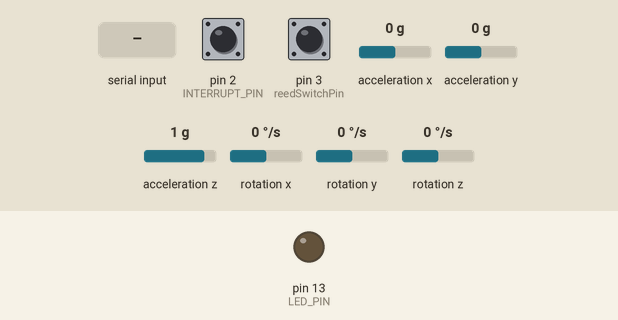
Simulated run of this sketch. Board: Arduino Leonardo, built with avr-gcc and run on an emulated ATmega32U4. On the bench: output pins drawn as LEDs (lit = HIGH). Dashed ring = blinking. The inputs (shaded band) are chosen by the test bench; at power-on: acceleration x 0 g, pin 3 (reedSwitchPin) LOW, acceleration y 0 g, acceleration z 1 g, rotation x 0 °/s, pin 2 (INTERRUPT_PIN) LOW, rotation y 0 °/s, rotation z 0 °/s. The sensor or clock chip raises its interrupt line as the real part does; what the sketch prints to the serial monitor is not drawn.

Above: at 0.8 s.
0.9 s: "1\n" received over Serial
At 3.2 s:
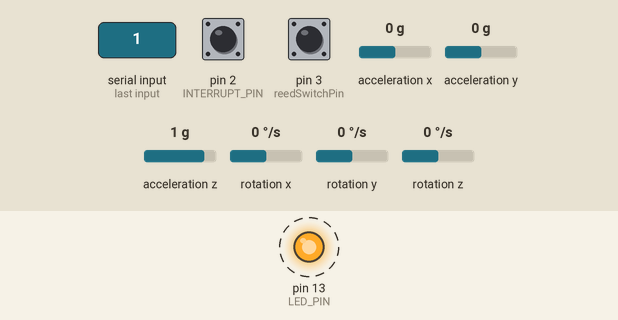
3.9 s: acceleration x set to -1.4 g
6.9 s: pin 3 (reedSwitchPin) pulled HIGH for 1 s
9.9 s: acceleration y set to -1.4 g
12.9 s: acceleration z set to -1.4 g
15.9 s: rotation x set to -192 °/s
Timing chart, 0 to 19.9 s (numbered marks = the images above; inputs shaded):
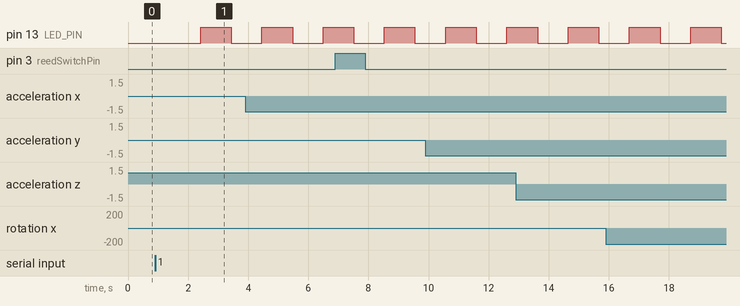

The sketch:

MPU6050_DMP6.ino
```cpp
// I2C device class (I2Cdev) demonstration Arduino sketch for MPU6050 class using DMP (MotionApps v2.0)
// 6/21/2012 by Jeff Rowberg <jeff@rowberg.net>
// Updates should (hopefully) always be available at https://github.com/jrowberg/i2cdevlib
//
// Changelog:
//      2019-07-08 - Added Auto Calibration and offset generator
//		   - and altered FIFO retrieval sequence to avoid using blocking code
//      2016-04-18 - Eliminated a potential infinite loop
//      2013-05-08 - added seamless Fastwire support
//                 - added note about gyro calibration
//      2012-06-21 - added note about Arduino 1.0.1 + Leonardo compatibility error
//      2012-06-20 - improved FIFO overflow handling and simplified read process
//      2012-06-19 - completely rearranged DMP initialization code and simplification
//      2012-06-13 - pull gyro and accel data from FIFO packet instead of reading directly
//      2012-06-09 - fix broken FIFO read sequence and change interrupt detection to RISING
//      2012-06-05 - add gravity-compensated initial reference frame acceleration output
//                 - add 3D math helper file to DMP6 example sketch
//                 - add Euler output and Yaw/Pitch/Roll output formats
//      2012-06-04 - remove accel offset clearing for better results (thanks Sungon Lee)
//      2012-06-01 - fixed gyro sensitivity to be 2000 deg/sec instead of 250
//      2012-05-30 - basic DMP initialization working

/* ============================================
I2Cdev device library code is placed under the MIT license
Copyright (c) 2012 Jeff Rowberg

Permission is hereby granted, free of charge, to any person obtaining a copy
of this software and associated documentation files (the "Software"), to deal
in the Software without restriction, including without limitation the rights
to use, copy, modify, merge, publish, distribute, sublicense, and/or sell
copies of the Software, and to permit persons to whom the Software is
furnished to do so, subject to the following conditions:

The above copyright notice and this permission notice shall be included in
all copies or substantial portions of the Software.

THE SOFTWARE IS PROVIDED "AS IS", WITHOUT WARRANTY OF ANY KIND, EXPRESS OR
IMPLIED, INCLUDING BUT NOT LIMITED TO THE WARRANTIES OF MERCHANTABILITY,
FITNESS FOR A PARTICULAR PURPOSE AND NONINFRINGEMENT. IN NO EVENT SHALL THE
AUTHORS OR COPYRIGHT HOLDERS BE LIABLE FOR ANY CLAIM, DAMAGES OR OTHER
LIABILITY, WHETHER IN AN ACTION OF CONTRACT, TORT OR OTHERWISE, ARISING FROM,
OUT OF OR IN CONNECTION WITH THE SOFTWARE OR THE USE OR OTHER DEALINGS IN
THE SOFTWARE.
===============================================
*/

// I2Cdev and MPU6050 must be installed as libraries, or else the .cpp/.h files
// for both classes must be in the include path of your project
#include "I2Cdev.h"

#include "MPU6050_6Axis_MotionApps20.h"
//#include "MPU6050.h" // not necessary if using MotionApps include file

// Arduino Wire library is required if I2Cdev I2CDEV_ARDUINO_WIRE implementation
// is used in I2Cdev.h
#if I2CDEV_IMPLEMENTATION == I2CDEV_ARDUINO_WIRE
    #include "Wire.h"
#endif

#include <math.h>
// class default I2C address is 0x68
// specific I2C addresses may be passed as a parameter here
// AD0 low = 0x68 (default for SparkFun breakout and InvenSense evaluation board)
// AD0 high = 0x69
MPU6050 mpu;
//MPU6050 mpu(0x69); // <-- use for AD0 high

/* =========================================================================
   NOTE: In addition to connection 3.3v, GND, SDA, and SCL, this sketch
   depends on the MPU-6050's INT pin being connected to the Arduino's
   external interrupt #0 pin. On the Arduino Uno and Mega 2560, this is
   digital I/O pin 2.
 * ========================================================================= */

/* =========================================================================
   NOTE: Arduino v1.0.1 with the Leonardo board generates a compile error
   when using Serial.write(buf, len). The Teapot output uses this method.
   The solution requires a modification to the Arduino USBAPI.h file, which
   is fortunately simple, but annoying. This will be fixed in the next IDE
   release. For more info, see these links:

   http://arduino.cc/forum/index.php/topic,109987.0.html
   http://code.google.com/p/arduino/issues/detail?id=958
 * ========================================================================= */


// uncomment "OUTPUT_READABLE_QUATERNION" if you want to see the actual
// quaternion components in a [w, x, y, z] format (not best for parsing
// on a remote host such as Processing or something though)
#define OUTPUT_READABLE_QUATERNION

// uncomment "OUTPUT_READABLE_EULER" if you want to see Euler angles
// (in degrees) calculated from the quaternions coming from the FIFO.
// Note that Euler angles suffer from gimbal lock (for more info, see
// http://en.wikipedia.org/wiki/Gimbal_lock)
#define OUTPUT_READABLE_EULER

// uncomment "OUTPUT_READABLE_YAWPITCHROLL" if you want to see the yaw/
// pitch/roll angles (in degrees) calculated from the quaternions coming
// from the FIFO. Note this also requires gravity vector calculations.
// Also note that yaw/pitch/roll angles suffer from gimbal lock (for
// more info, see: http://en.wikipedia.org/wiki/Gimbal_lock)
//#define OUTPUT_READABLE_YAWPITCHROLL

// uncomment "OUTPUT_READABLE_REALACCEL" if you want to see acceleration
// components with gravity removed. This acceleration reference frame is
// not compensated for orientation, so +X is always +X according to the
// sensor, just without the effects of gravity. If you want acceleration
// compensated for orientation, us OUTPUT_READABLE_WORLDACCEL instead.
#define OUTPUT_READABLE_REALACCEL

// uncomment "OUTPUT_READABLE_WORLDACCEL" if you want to see acceleration
// components with gravity removed and adjusted for the world frame of
// reference (yaw is relative to initial orientation, since no magnetometer
// is present in this case). Could be quite handy in some cases.
//#define OUTPUT_READABLE_WORLDACCEL

// uncomment "OUTPUT_TEAPOT" if you want output that matches the
// format used for the InvenSense teapot demo
//#define OUTPUT_TEAPOT


#define INTERRUPT_PIN 2  // use pin 2 on Arduino Uno & most boards
#define LED_PIN 13 // (Arduino is 13, Teensy is 11, Teensy++ is 6)
bool blinkState = false;
const int reedSwitchPin = 3;
// MPU control/status vars
bool dmpReady = false;  // set true if DMP init was successful
uint8_t mpuIntStatus;   // holds actual interrupt status byte from MPU
uint8_t devStatus;      // return status after each device operation (0 = success, !0 = error)
uint16_t packetSize;    // expected DMP packet size (default is 42 bytes)
uint16_t fifoCount;     // count of all bytes currently in FIFO
uint8_t fifoBuffer[64]; // FIFO storage buffer

// orientation/motion vars
Quaternion q;           // [w, x, y, z]         quaternion container
VectorInt16 aa;         // [x, y, z]            accel sensor measurements
VectorInt16 aaReal;     // [x, y, z]            gravity-free accel sensor measurements
VectorInt16 aaWorld;    // [x, y, z]            world-frame accel sensor measurements
VectorFloat gravity;    // [x, y, z]            gravity vector
VectorInt16 gyro;
float euler[3];         // [psi, theta, phi]    Euler angle container
float ypr[3];           // [yaw, pitch, roll]   yaw/pitch/roll container and gravity vector

// packet structure for InvenSense teapot demo
uint8_t teapotPacket[14] = { '$', 0x02, 0,0, 0,0, 0,0, 0,0, 0x00, 0x00, '\r', '\n' };


// ================================================================
// ===               INTERRUPT DETECTION ROUTINE                ===
// ================================================================

volatile bool mpuInterrupt = false;     // indicates whether MPU interrupt pin has gone high
void dmpDataReady() {
    mpuInterrupt = true;
}


// ================================================================
// ===                      INITIAL SETUP                       ===
// ================================================================

void setup() {
    // join I2C bus (I2Cdev library doesn't do this automatically)
    #if I2CDEV_IMPLEMENTATION == I2CDEV_ARDUINO_WIRE
        Wire.begin();
        Wire.setClock(400000); // 400kHz I2C clock. Comment this line if having compilation difficulties
    #elif I2CDEV_IMPLEMENTATION == I2CDEV_BUILTIN_FASTWIRE
        Fastwire::setup(400, true);
    #endif

    // initialize serial communication
    // (115200 chosen because it is required for Teapot Demo output, but it's
    // really up to you depending on your project)
    Serial.begin(115200);
    while (!Serial); // wait for Leonardo enumeration, others continue immediately
    pinMode(reedSwitchPin, INPUT);
    // NOTE: 8MHz or slower host processors, like the Teensy @ 3.3V or Arduino
    // Pro Mini running at 3.3V, cannot handle this baud rate reliably due to
    // the baud timing being too misaligned with processor ticks. You must use
    // 38400 or slower in these cases, or use some kind of external separate
    // crystal solution for the UART timer.

    // initialize device
    Serial.println(F("Initializing I2C devices..."));
    mpu.initialize();
    pinMode(INTERRUPT_PIN, INPUT);

    // verify connection
    Serial.println(F("Testing device connections..."));
    Serial.println(mpu.testConnection() ? F("MPU6050 connection successful") : F("MPU6050 connection failed"));

    // wait for ready
    Serial.println(F("\nSend any character to begin DMP programming and demo: "));
    while (Serial.available() && Serial.read()); // empty buffer
    while (!Serial.available());                 // wait for data
    while (Serial.available() && Serial.read()); // empty buffer again

    // load and configure the DMP
    Serial.println(F("Initializing DMP..."));
    devStatus = mpu.dmpInitialize();

    // supply your own gyro offsets here, scaled for min sensitivity
    mpu.setXGyroOffset(220);
    mpu.setYGyroOffset(76);
    mpu.setZGyroOffset(-85);
    mpu.setZAccelOffset(1788); // 1688 factory default for my test chip

    // make sure it worked (returns 0 if so)
    if (devStatus == 0) {
        // Calibration Time: generate offsets and calibrate our MPU6050
        mpu.CalibrateAccel(6);
        mpu.CalibrateGyro(6);
        mpu.PrintActiveOffsets();
        // turn on the DMP, now that it's ready
        Serial.println(F("Enabling DMP..."));
        mpu.setDMPEnabled(true);

        // enable Arduino interrupt detection
        Serial.print(F("Enabling interrupt detection (Arduino external interrupt "));
        Serial.print(digitalPinToInterrupt(INTERRUPT_PIN));
        Serial.println(F(")..."));
        attachInterrupt(digitalPinToInterrupt(INTERRUPT_PIN), dmpDataReady, RISING);
        mpuIntStatus = mpu.getIntStatus();

        // set our DMP Ready flag so the main loop() function knows it's okay to use it
        Serial.println(F("DMP ready! Waiting for first interrupt..."));
        dmpReady = true;

        // get expected DMP packet size for later comparison
        packetSize = mpu.dmpGetFIFOPacketSize();
    } else {
        // ERROR!
        // 1 = initial memory load failed
        // 2 = DMP configuration updates failed
        // (if it's going to break, usually the code will be 1)
        Serial.print(F("DMP Initialization failed (code "));
        Serial.print(devStatus);
        Serial.println(F(")"));
    }

    // configure LED for output
    pinMode(LED_PIN, OUTPUT);
}


// ================================================================
// ===                    MAIN PROGRAM LOOP                     ===
// ================================================================

void loop() {
  int reedSwitchState = digitalRead(reedSwitchPin);
  if (reedSwitchState == HIGH) {
    //Serial.println("Reed Switch state: LOW (No magnetic field detected)");
    Serial.print("0,");
  } else {
    //Serial.println("Reed Switch state: HIGH (Magnetic field detected)");
    Serial.print("1,");
  }

    // if programming failed, don't try to do anything
    if (!dmpReady) return;
    // read a packet from FIFO
    if (mpu.dmpGetCurrentFIFOPacket(fifoBuffer)) { // Get the Latest packet
        #ifdef OUTPUT_READABLE_QUATERNION
            // display quaternion values in easy matrix form: w x y z
            mpu.dmpGetQuaternion(&q, fifoBuffer);
            //Serial.print("quat\t");
            Serial.print(round(q.w*1000));
            Serial.print(",");
            Serial.print(round(q.x*1000));
            Serial.print(",");
            Serial.print(round(q.y*1000));
            Serial.print(",");
            Serial.print(round(q.z*1000));
            Serial.print(",");
        #endif

        #ifdef OUTPUT_READABLE_EULER
            // display Euler angles in degrees
            mpu.dmpGetQuaternion(&q, fifoBuffer);
            mpu.dmpGetEuler(euler, &q);
            //Serial.print("euler\t");
            Serial.print(round(euler[0] * 180/M_PI));
            Serial.print(",");
            Serial.print(round(euler[1] * 180/M_PI));
            Serial.print(",");
            Serial.print(round(euler[2] * 180/M_PI));
            Serial.print(",");
        #endif

        #ifdef OUTPUT_READABLE_YAWPITCHROLL
            // display Euler angles in degrees
            mpu.dmpGetQuaternion(&q, fifoBuffer);
            mpu.dmpGetGravity(&gravity, &q);
            mpu.dmpGetYawPitchRoll(ypr, &q, &gravity);
            //Serial.print("ypr\t");
            Serial.print(ypr[0] * 180/M_PI);
            Serial.print(",");
            Serial.print(ypr[1] * 180/M_PI);
            Serial.print(",");
            Serial.print(ypr[2] * 180/M_PI);
            Serial.print(",");
        #endif

        #ifdef OUTPUT_READABLE_REALACCEL
            // display real acceleration, adjusted to remove gravity
            mpu.dmpGetQuaternion(&q, fifoBuffer);
            mpu.dmpGetAccel(&aa, fifoBuffer);
            mpu.dmpGetGravity(&gravity, &q);
            mpu.dmpGetLinearAccel(&aaReal, &aa, &gravity);
            //Serial.print("areal\t");
            Serial.print(aaReal.x);
            Serial.print(",");
            Serial.print(aaReal.y);
            Serial.print(",");
            Serial.print(aaReal.z);
            //Serial.print("acc\t");
            Serial.print(",");
            Serial.print(aa.x);
            Serial.print(",");
            Serial.print(aa.y);
            Serial.print(",");
            Serial.print(aa.z);
            Serial.print(",");
        #endif
        mpu.dmpGetGyro(&gyro,fifoBuffer);
        //Serial.print("AngularVal\t");
        Serial.print(gyro.x);
        Serial.print(",");
        Serial.print(gyro.y);
        Serial.print(",");
        Serial.println(gyro.z);
        Serial.print(",");
        #ifdef OUTPUT_READABLE_WORLDACCEL
            // display initial world-frame acceleration, adjusted to remove gravity
            // and rotated based on known orientation from quaternion
            mpu.dmpGetQuaternion(&q, fifoBuffer);
            mpu.dmpGetAccel(&aa, fifoBuffer);
            mpu.dmpGetGravity(&gravity, &q);
            mpu.dmpGetLinearAccel(&aaReal, &aa, &gravity);
            mpu.dmpGetLinearAccelInWorld(&aaWorld, &aaReal, &q);
            //Serial.print("aworld\t");
            Serial.print(aaWorld.x);
            Serial.print(",");
            Serial.print(aaWorld.y);
            Serial.print(",");
            Serial.println(aaWorld.z);
        #endif

        #ifdef OUTPUT_TEAPOT
            // display quaternion values in InvenSense Teapot demo format:
            teapotPacket[2] = fifoBuffer[0];
            teapotPacket[3] = fifoBuffer[1];
            teapotPacket[4] = fifoBuffer[4];
            teapotPacket[5] = fifoBuffer[5];
            teapotPacket[6] = fifoBuffer[8];
            teapotPacket[7] = fifoBuffer[9];
            teapotPacket[8] = fifoBuffer[12];
            teapotPacket[9] = fifoBuffer[13];
            Serial.write(teapotPacket, 14);
            teapotPacket[11]++; // packetCount, loops at 0xFF on purpose
        #endif
        delay(1000);
        // blink LED to indicate activity
        blinkState = !blinkState;
        digitalWrite(LED_PIN, blinkState);
    }
}
```

Measured:
- after the input at 0.9 s, pin 13 (LED_PIN): LOW → HIGH after 1.5 s, → LOW 1.0 s later
